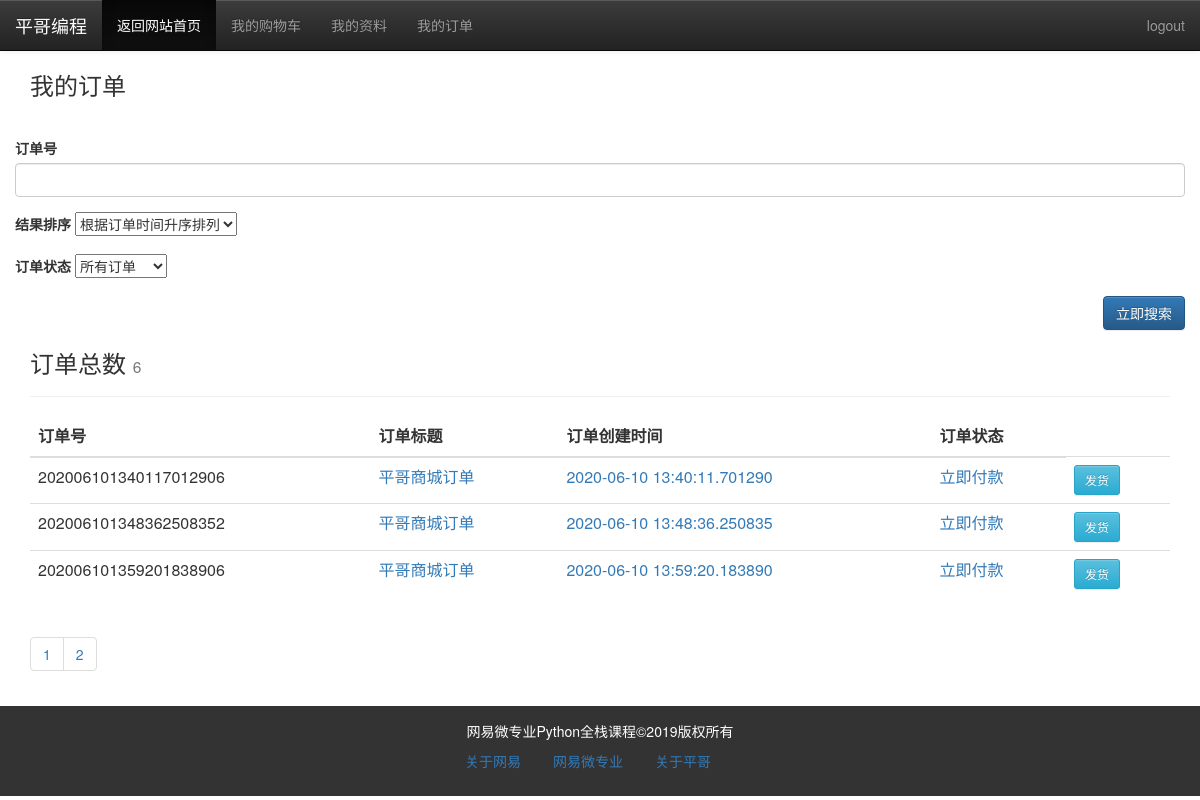
Screenshot of /member/myorders/2 (signed in) with the database file from the repository.
### xp_mall/models/order.py (models this page shows)
class Order(db.Model):
    id = db.Column(db.Integer, primary_key=True)
    order_no = db.Column(db.String(50))
    subject = db.Column(db.String(100))
    total_price = db.Column(db.FLOAT)
    status = db.Column(db.String(10))
    seller = db.Column(db.String(50))
    buyer = db.Column(db.String(50))
    createTime = db.Column(db.DATETIME)
    payment = db.Column(db.String(30))
    paytime = db.Column(db.DATETIME)
    goods = db.relationship('OrderGoods', back_populates='order', cascade='all, delete-orphan')
    logistics = db.relationship('Logistics', back_populates='order', cascade='all, delete-orphan')

### xp_mall/member/center.py (the view, shortened to what this page needs)
@member_module.route('/myorders', defaults={'page': 1})
@member_module.route('/myorders/<int:page>', methods=['GET'])
def manage_orders(page):
    form = SearchForm()
    order_query =  Order.query.filter_by(buyer=current_user.user_id)
    status = request.args.get("status", None)
    if status:
        form.status = status
        order_query = order_query.filter_by(status=status)
    keyword = request.args.get("keyword", None)
    if keyword:
        form.keyword.data = keyword
        order_query = order_query.whooshee_search(keyword)
    print(order_query)
    pagination = order_query.paginate(
         page,current_app.config['XPMALL_MANAGE_GOODS_PER_PAGE'])
    condition = request.query_string.decode()
    return render_template('member/order/order_list.html', page=page,
                           pagination=pagination, form=form,
                           condition=condition)

### xp_mall/forms/order.py
class SearchForm(FlaskForm):
    status = SelectField("订单状态", choices=[(0, "所有订单"),
                                                 (1, "已支付订单"),
                                                 (2, "已发货订单"),
                                                 (3, "已收货订单"),
                                                ])
    keyword = StringField("订单号")
    order_type = SelectField("结果排序", choices=[(1, "根据订单时间升序排列"),
                                                 (2, "根据订单时间降序排列")
                                                ])

### app.py (called while the page is built)
def register_request_handlers(app):
    @app.after_request
    def query_profiler(response):
        for q in get_debug_queries():
            if q.duration >= app.config['XPMALL_SLOW_QUERY_THRESHOLD']:
                app.logger.warning(
                    'Slow query: Duration: %fs\n Context: %s\nQuery: %s\n '
                    % (q.duration, q.context, q.statement)
                )
        return response

### xp_mall/extensions.py (called while the page is built)
@login_manager.user_loader
def load_user(user_id):
    from xp_mall.models.member import Member
    user = Member.query.get(int(user_id))
    return user

### xp_mall/member/__init__.py (called while the page is built)
@member_module.before_request
@login_required
def is_login():
    pass

### templates/member/order/order_list.html (shortened to what this page needs)
{% extends "member/member_base.html" %}
{% block content %}
<div class="container">
    <div class="row">
        <div class="main col-md-12 col-lg-12 col-xs-12 col-sm-12" >
        <h3>我的订单</h3>
        <div class="page-header">
            <form action="{{ url_for("member.manage_orders",page=1) }}"  method="get" class="form-horizontal"  id="search_form">
                <div class="form-group">
                    {{ form.keyword.label }}
                    {{ form.keyword(class="form-control") }}
                </div>
                <div class="form-group">
                    {{ form.order_type.label }}
                    {{ form.order_type }}
                </div>
                <div class="form-group">
                    {{ form.status.label }}
                    {{ form.status }}
                </div>
                <div class="form-group ">
                    <input type="button" name="search" class="btn btn-primary pull-right search-btn" value="立即搜索">
                </div>
            </form>
            <h3>订单总数
                <small class="text-muted">{{ pagination.total }}</small>
            </h3>
        </div>
{% if pagination.total > 0 %}
        <table class="table">
            <thead>
            <tr>
                <th>订单号</th>
                <th>订单标题</th>
                <th>订单创建时间</th>
                <th>订单状态</th>
            </tr>
            </thead>
            {% for order in pagination.items %}
            <tr>
                <td>{{ order.order_no }} </td>
                <td><a href="" target="_blank">{{ order.subject }}</a></td>
                <td><a href="">{{ order.createTime }}</a></td>
                <td>{% if order.status != "0" %}
                       {{ order.status | get_order_status }}
                    {% else %}
                      <a href="{{ url_for("member.pay_order",order_no=order.order_no)}}">立即付款</a>
                    {% endif %}
                </td>
                <td>
                    <a class="btn btn-info btn-sm edit-btn"  href="" target="_blank">发货</a>
                </td>
            </tr>
            {% endfor %}
        </table>
        <div class="page-footer">
            <ul class="pagination">
                {% for page in pagination.iter_pages() %}
                    {% if page!=None %}
                <li><a href="{{ url_for("member.manage_orders", page=page) }}?{{ condition }}">{{ page }}</a></li>
                    {% else %}
                    <li><a href="#">...</a></li>
                    {% endif %}
                {% endfor %}
            </ul>
        </div>
        {% else %}
        <div class="tip"><h5>暂无订单</h5></div>
    {% endif %}
        </div>
    </div>
</div>
{% endblock %}

### rows the page displays
Order: order_no "202006101340117012906", subject "平哥商城订单", createTime "2020-06-10 13:40:11.701290"
Order: order_no "202006101348362508352", subject "平哥商城订单", createTime "2020-06-10 13:48:36.250835"
Order: order_no "202006101359201838906", subject "平哥商城订单", createTime "2020-06-10 13:59:20.183890"

### other values shown
{{ pagination.total }} "6"
{{ page }} "1" "2"
